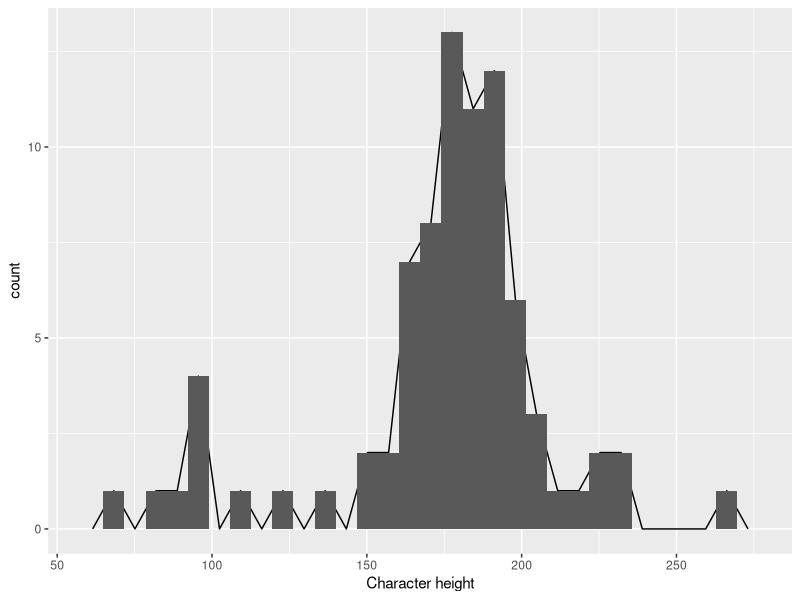

Write R code to recreate this figure.
library(tidyverse)

year_calc <- function(birth, zero) {
  year <- floor(birth - zero)
  result <- ifelse(year <= 0, paste(abs(year), "DA"), paste(abs(year), "AA"))
  return(result)
}

data()
View(starwars)
?starwars

glimpse(starwars)

filter(starwars, species == "Human")
starwars_humans <- filter(starwars, species == "Human")
View(starwars_humans)
# pega o ano de nascimento de Anakin
anakin_birth_year <- floor(starwars_humans$birth_year[2])
# birth_year negativo eh DA, positivo eh AA
starwars_era <- mutate(starwars, birth_year = round(birth_year - anakin_birth_year))
View(starwars_era)
current_year = 35 + anakin_birth_year
# outra forma de fazer chamando uma funcao e usando o pipe (%>%, Ctrl+Shift+M) 
starwars_era <- starwars %>% 
  mutate(birth_year = year_calc(birth_year, anakin_birth_year))
  
glimpse(starwars_era)
a <- starwars_era %>% 
  group_by(name) %>% 
  summarise(species, films)

ggplot(starwars_era, aes(x = height)) + geom_freqpoly() + geom_histogram() +
  labs(x = "Character height")
  